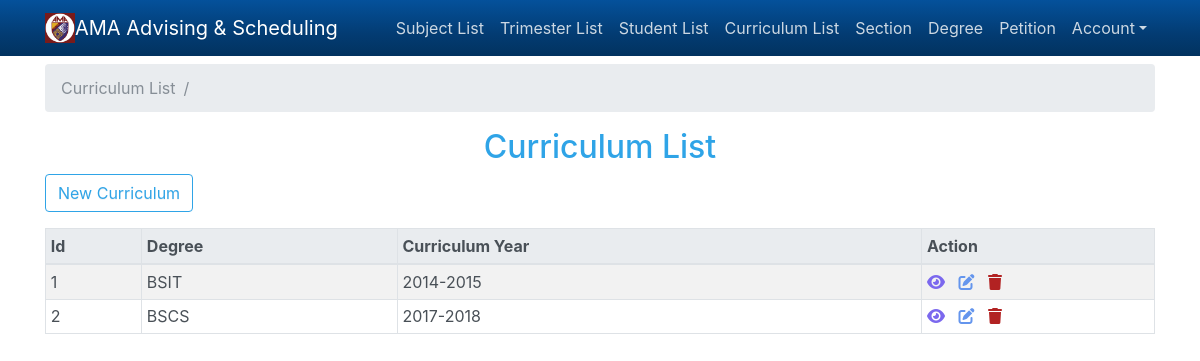
/index.php?menu=curriculum_list (signed in), run on the app's committed database.
### tables this page shows
CREATE TABLE `curriculum_list` (
  `id` int(11) NOT NULL,
  `degree_id` int(11) DEFAULT NULL,
  `curriculum_year` varchar(20) NOT NULL
);

CREATE TABLE `degree_list` (
  `id` int(11) NOT NULL,
  `degree_name` varchar(50) NOT NULL,
  `degree_desc` varchar(50) NOT NULL
);

### includes/db_config.php (called while the page is built, shortened)
<?php
$host = 'localhost';
$user = 'root';
$password = '';
$database = 'ama';
$connect = mysqli_connect($host, $user, $password, $database);
function query($sql) {
	global $connect;
	$result = mysqli_query($connect, $sql);
	return $result;
}

### pages/curriculum_list.php (the view, shortened to what this page needs)
<?php
$curriculum_list = query("SELECT  cl.id
								, dl.degree_name
								, cl.curriculum_year
						from curriculum_list as cl
						inner join degree_list as dl
								on cl.degree_id = dl.id");
?>
<ol class="breadcrumb">
	<li class="breadcrumb-item active">Curriculum List</li>
	<li class="breadcrumb-item active"></li>
</ol>
<h2 class="text-center">Curriculum List</h2>
<div class="form-group">
	<a class="btn btn-outline-primary" href="index.php?new=curriculum">New Curriculum</a>
</div>
<div class="table-responsive">
	<table class="table table-sm table-bordered table-hover table-striped">
		<thead class="thead-light">
			<tr>
				<th>Id</th>
				<th>Degree</th>
				<th>Curriculum Year</th>
				<th>Action</th>
			</tr>
		</thead>
		<tbody>
			<?php
			if ($curriculum_list) :
				while ($curriculum = mysqli_fetch_assoc($curriculum_list)) : ?>
						<tr>
							<td><?php echo $curriculum['id'] ?></td>
							<td><?php echo $curriculum['degree_name'] ?></td>
							<td><?php echo $curriculum['curriculum_year'] ?></td>
							<td width="21%">
								<a href="index.php?view=curriculum_subject&view_id=<?php echo $curriculum['id'] ?>" title="View"><i class="fas fa-eye"></i>
								</a>&nbsp;
								<a href="index.php?edit=curriculum&edit_id=<?php echo $curriculum['id'] ?>" title="Edit"><i class="fas fa-edit"></i>
								</a>&nbsp;
								<a href="index.php?delete=curriculum&delete_id=<?php echo $curriculum['id'] ?>" title="Delete"><i class="fas fa-trash"></i>
								</a>
							</td>
						</tr>
						<?php
					endwhile;
				endif;
				?>
			</tbody>
		</table>
	</div>
</div>

### css/mystyle.css (style rules this page uses)
.fa-edit { color: #6495ED; }
.fa-trash { color: #B22222; }
.fa-eye { color: #7B68EE; }

### data on the page
curriculum_list: id "1", degree.degree_name "BSIT", curriculum_year "2014-2015"
curriculum_list: id "2", degree.degree_name "BSCS", curriculum_year "2017-2018"
